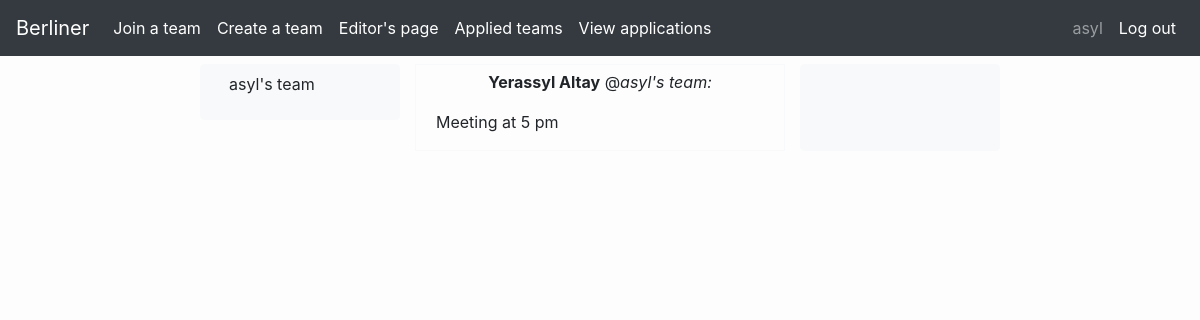
Before: / (signed in) with the older database file.
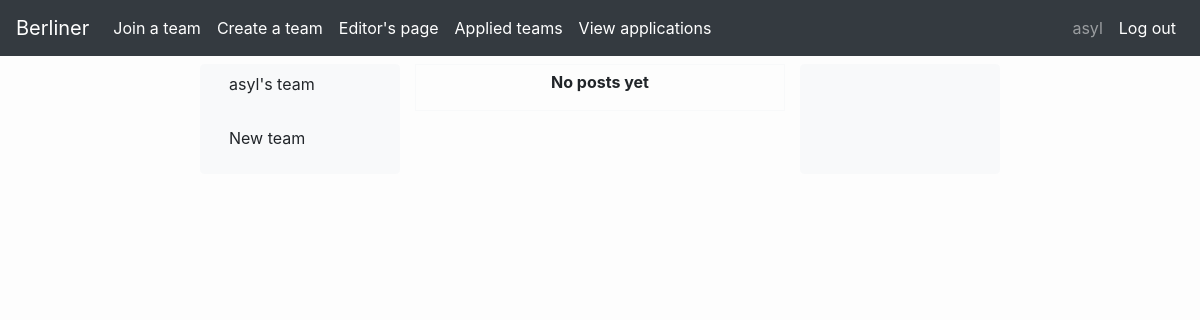
After: the same page with the newer database file.
### users/models.py (models this page shows)
class CustomUser(AbstractUser):
    birthDate = models.DateTimeField(null=True)
    class Meta:
        pass

### logedin/models.py (models this page shows, shortened)
class Team(models.Model):
    teamLeader = models.ForeignKey(CustomUser, on_delete=models.CASCADE, related_name="createdTeams", related_query_name="createdTeam")
    members = models.ManyToManyField(CustomUser, through='Membership', through_fields=('team', 'member'), related_name="memberTeams", related_query_name="memberTeam")
    applicants = models.ManyToManyField(CustomUser, through='Application', through_fields=('team', 'applicant'))
    name = models.CharField(default="New team", max_length=30, unique=True)
    description = models.CharField(default="Recently created team", max_length=60)

class Post(models.Model):
    team = models.ForeignKey(Team, on_delete=models.CASCADE)
    author = models.ForeignKey(CustomUser, on_delete=models.CASCADE)
    content = models.TextField(max_length=200)
    public = models.BooleanField(default=False)

### logedin/views.py (the view)
# urls.py: path('', views.HomePageView.as_view(), name='index'),
class HomePageView(LoginRequiredMixin, ListView):
    login_url = 'home'
    template_name = 'logedin/index.html'
    fields = []
    context_object_name = 'object'
    def get_queryset(self):
        teams = Team.objects.filter(members__username=self.request.user)
        mySet = {
            'teams': teams,
            'posts': Post.objects.filter(team__members__username=self.request.user),
        }
        return mySet

### templates/logedin/index.html (shortened to what this page needs)
{% extends 'base/base_logedin.html' %}
{% load static %}
{% block menu %}
    <div id="team-names">
        {% for team in object.teams %}
            <p class="team-name" data-details="{{ team.name }}"><a class="btn">{{ team.name }}</a></p>
        {% empty %}
            <p class="team-name" data-details="No teams"><a class="btn">No teams</a></p>
        {% endfor %}
    </div>
{% endblock %}
{% block main %}
    {% for post in object.posts %}
    <div class="post border border-light">
        <p class="post-header"><b>{{ post.author.first_name }} {{ post.author.last_name }}</b> @<i>{{ post.team.name }}:</i> </p>
        <p class="post-body">{{ post.content }}</p>
    </div>
    {% empty %}
    <div class="post border border-light">
        <p class="post-header"><b>No posts yet</b></p>
    </div>
    {% endfor %}
{% endblock %}

### templates/base/base_logedin.html (shortened to what this page needs)
{% extends '../base/base.html' %}
{% load static %}
{% block header %}
<link rel="stylesheet" href="{% static 'css/logedin.css' %}">
{% endblock %}
{% block content %}
<div class="container-fluid full-height">
    <div class="row">
        <div class="h-75 col-sm-12 offset-lg-2 col-lg-2 bg-light border border-light rounded">
                {% block menu %}
                {% endblock %}
        </div>
        <div class="col-sm-12 col-lg-4">
            {% block main %}
            {% endblock %}
        </div>
        <div class="col-sm-12 col-lg-2 border border-light rounded bg-light" id="members">
        </div>
    </div>
</div>
{% endblock %}

### templates/base/base.html (shortened to what this page needs)
{% load static %}
<!DOCTYPE html>
<html lang="en">
<head>
    <link rel="stylesheet" href="{% static 'css/base.css' %}">
    <link rel="stylesheet" href="https://cdn.jsdelivr.net/npm/bootstrap@4.1.3/dist/css/bootstrap.min.css">
    {% block header %}
    {% endblock %}
</head>
<body>
    <nav class="navbar navbar-expand-lg navbar-dark bg-dark fixed-top">
        <a class="navbar-brand" href="{% if user.is_authenticated %} {% url 'index' %} {% else %} {% url 'home' %} {% endif %}">Berliner</a>
        <div class="collapse navbar-collapse" id="target">
            <div class="navbar-nav">
                <a class="nav-item nav-link active" href="{% if user.is_authenticated %} {% url 'join' %} {% else %}#join{% endif %}">Join a team</a>
                <a class="nav-item nav-link active" href="{% if user.is_authenticated %} {% url 'create' %} {% else %}#create{% endif %}">Create a team</a>
                {% if user.is_authenticated %}
                <a class="nav-item nav-link active" href="{% url 'myTeams' %}">Editor's page</a>
                <a class="nav-item nav-link active" href="{% url 'applied' %}">Applied teams</a>
                <a class="nav-item nav-link active" href="{% url 'applications' %}">View applications</a>
                {% endif %}
            </div>
        </div>
        <div class="collapse navbar-collapse justify-content-end" id="target">
            <div class="navbar-nav">
                {% if user.is_authenticated %}
                <a class="nav-item nav-link" href="{% url 'user' user.pk %}">{{ user.username }}<a>
                <a class="nav-item nav-link active" href="{% url 'logout' %}">Log out</a>
                {% else %}
                <a class="nav-item nav-link active" href="{% url 'login' %}">Login</a>
                <a class="nav-item nav-link active" href="{% url 'signup' %}">Sign up</a>
                {% endif %}
            </div>
        </div>
    </nav>
    {% block content %}
   {% endblock %}
</body>
</html>

### static/css/base.css (style rules this page uses)
html { scroll-behavior: smooth; }
.full-height { padding-top: 8vh; min-height: 100vh; height: 100vh; }
body { background-color: rgb(253, 253, 253); background-position: center center; background-size: cover; background-attachment: fixed; background-blend-mode: multiply; }

### static/css/logedin.css (style rules this page uses)
body { background: url("/static/images/aaa.jpg"); background-color: rgb(253, 253, 253); background-position: center center; background-size: cover; background-attachment: fixed; background-blend-mode: multiply; }
.post-header { margin-top: 5px; text-align: center; }

Changed rows visible on the page:
removed Post: author.first_name "Yerassyl", author.last_name "Altay", team.name "asyl's team", content "Meeting at 5 pm"
now on this page (row unchanged): Team: name "New team"
Other visible differences:
text now shown: "No posts yet"
